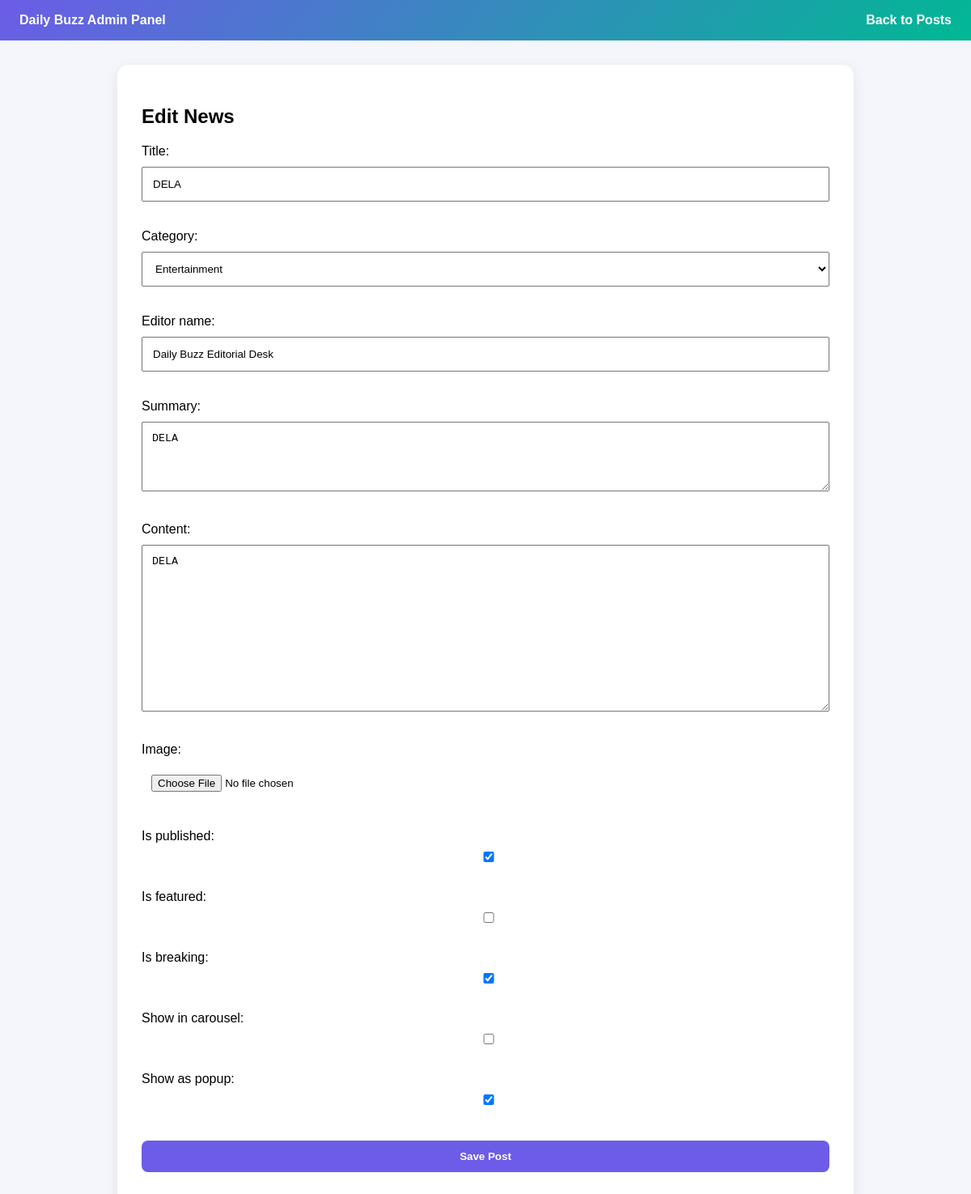
Screenshot of /dashboard/admin/news/3/edit/ (signed in) with the database file from the repository.
### dashboard/models.py (models this page shows, shortened)
class NewsPost(models.Model):
    CATEGORY_CHOICES = [
        ('entertainment', 'Entertainment'),
        ('sports', 'Sports'),
        ('politics', 'Politics'),
        ('technology', 'Technology'),
        ('business', 'Business'),
        ('health', 'Health'),
    ]
    title = models.CharField(max_length=200)
    category = models.CharField(max_length=30, choices=CATEGORY_CHOICES)
    editor_name = models.CharField(max_length=120, default='Daily Buzz Editorial Desk')
    summary = models.TextField()
    content = models.TextField()
    image = models.ImageField(upload_to='news_images/', blank=True, null=True)
    is_published = models.BooleanField(default=True)
    is_featured = models.BooleanField(default=False)
    is_breaking = models.BooleanField(default=False)
    show_in_carousel = models.BooleanField(default=False)
    show_as_popup = models.BooleanField(default=False)
    created_at = models.DateTimeField(auto_now_add=True)
    views_count = models.PositiveIntegerField(default=0)
    class Meta:
        ordering = ['-created_at']

### dashboard/views.py (the view)
# urls.py: path('admin/news/<int:post_id>/edit/', admin_news_edit_view, name='admin_news_edit'),
@staff_member_required
def admin_news_edit_view(request, post_id):
    post = get_object_or_404(NewsPost, id=post_id)
    form = NewsPostForm(request.POST or None, request.FILES or None, instance=post)
    if request.method == "POST" and form.is_valid():
        form.save()
        messages.success(request, "News updated.")
        return redirect("admin_news_list")
    return render(request, "dashboard/admin_news_form.html", {
        "form": form,
        "page_title": "Edit News",
    })

### dashboard/news_forms.py
class NewsPostForm(forms.ModelForm):
    class Meta:
        model = NewsPost
        fields = [
            'title',
            'category',
            'editor_name',
            'summary',
            'content',
            'image',
            'is_published',
            'is_featured',
            'is_breaking',
            'show_in_carousel',
            'show_as_popup',
        ]
        widgets = {
            'title': forms.TextInput(attrs={'placeholder': 'Enter news title'}),
            'editor_name': forms.TextInput(attrs={'placeholder': 'Editor / Author name'}),
            'summary': forms.Textarea(attrs={'rows': 4, 'placeholder': 'Short summary'}),
            'content': forms.Textarea(attrs={'rows': 12, 'placeholder': 'Full news content'}),
        }

### templates/dashboard/admin_news_form.html (shortened to what this page needs)
<!DOCTYPE html>
<html lang="en">
<head>
</head>
<body>
    <div class="topbar">
        <div><strong>Daily Buzz Admin Panel</strong></div>
        <div><a href="{% url 'admin_news_list' %}">Back to Posts</a></div>
    </div>
    <div class="container">
        <h2>{{ page_title }}</h2>
        <form method="post" enctype="multipart/form-data">
            {{ form.as_p }}
            <button type="submit">Save Post</button>
        </form>
    </div>
</body>
</html>

### templates/dashboard/admin_news_form.html (style rules this page uses)
body { font-family: Arial, sans-serif; background: #f4f6fb; margin: 0; }
.topbar { background: linear-gradient(135deg, #6c5ce7, #00b894); color: white; padding: 16px 24px; display: flex; justify-content: space-between; }
.topbar a { color: white; text-decoration: none; font-weight: bold; }
.container { max-width: 850px; margin: 30px auto; background: white; padding: 30px; border-radius: 14px; box-shadow: 0 4px 18px rgba(0,0,0,0.08); }
input, textarea, select, button { width: 100%; padding: 12px; margin-top: 10px; margin-bottom: 18px; box-sizing: border-box; }
button { background: #6c5ce7; color: white; border: none; border-radius: 8px; font-weight: bold; cursor: pointer; }

### rows the page displays
NewsPost: title "DELA", category "Entertainment", editor_name "Daily Buzz Editorial Desk", summary "DELA", content "DELA", is_published "☑", is_breaking "☑", show_as_popup "☑"

### other values shown
{{ page_title }} "Edit News"
